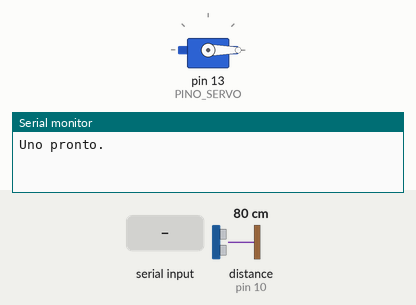
Recording of a sketch running on a simulated Arduino Uno, built with avr-gcc and run on an emulated ATmega328P. Parts: servo, the last lines printed to the serial monitor. Wiring (inferred from the names in the program): ultrasonic range finder: trigger pin 9; echo pin 10. The test bench sets the inputs (shaded band); at power-on: distance to the obstacle (sensor on pin 10) 80 cm. The echo pulse lasts 58.3 µs per cm.

Above: at 1.7 s.
1.8 s: "ABRIR\n" received over the second serial link
At 2.6 s:
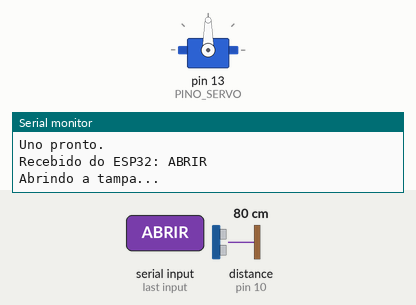
8.0 s: "DIST:12.3\n" received over the second serial link
9.5 s: "1\n" received over the second serial link
Timing chart, 0 to 12.5 s (numbered marks = the images above; inputs shaded):
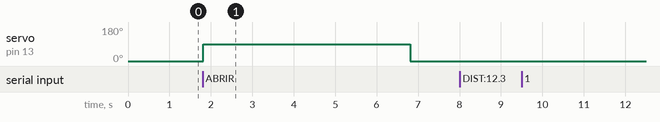

Measured:
- after the input at 1.8 s, servo on pin 13 (PINO_SERVO): 0° → 90° at once, → 0° 5.0 s later

The sketch:

uno_atuador.ino
```cpp
// ============================================================
// Alimentador de cachorro - parte do ARDUINO UNO
//
// O Uno cuida do "corpo" do alimentador:
//   - lê o sensor ultrassônico HC-SR04
//   - move o servo que abre a tampa da garrafa
// e conversa com o ESP32 (que cuida do Wi-Fi e do MQTT) por uma
// porta serial nos pinos D2 e D3.
//
// Mensagens trocadas (texto, uma por linha):
//   ESP32 -> Uno:  ABRIR          pede para soltar ração
//   Uno -> ESP32:  DIST:12.3      distância medida, em cm (a cada 2 s)
//                  ABRINDO        a tampa começou a abrir
//                  FECHADO        a tampa fechou de novo
//
// Bibliotecas: Servo e SoftwareSerial (já vêm com a Arduino IDE).
// ============================================================

#include <Servo.h>
#include <SoftwareSerial.h>

// ---------- Pinos ----------
const int PINO_SERVO = 13;
const int PINO_TRIG  = 9;
const int PINO_ECHO  = 10;
const int PINO_RX    = 2;   // recebe do ESP32 (fio vindo do GPIO 17)
const int PINO_TX    = 3;   // envia ao ESP32 (fio vai ao GPIO 16, pelo divisor)

// ---------- Servo ----------
const int ANGULO_FECHADO = 0;
const int ANGULO_ABERTO  = 90;
const unsigned long TEMPO_ABERTO_MS = 5000;   // tampa aberta por 5 s

// ---------- Sensor ----------
const unsigned long INTERVALO_LEITURA_MS = 2000;  // envia a distância a cada 2 s

SoftwareSerial esp(PINO_RX, PINO_TX);  // porta serial "de software" com o ESP32
Servo servo;

String linha = "";              // junta as letras até chegar o fim da linha
unsigned long ultimaLeitura = 0;

// Mede a distância uma vez, em cm (retorna -1 se não detectar nada)
float medirUmaVez() {
  digitalWrite(PINO_TRIG, LOW);
  delayMicroseconds(2);
  digitalWrite(PINO_TRIG, HIGH);
  delayMicroseconds(10);
  digitalWrite(PINO_TRIG, LOW);

  long duracao = pulseIn(PINO_ECHO, HIGH, 30000);
  if (duracao == 0) {
    return -1;
  }
  return duracao * 0.0343 / 2;
}

// Tenta medir até 3 vezes e devolve a primeira leitura válida (ou -1)
float medirDistancia() {
  for (int tentativa = 0; tentativa < 3; tentativa++) {
    float d = medirUmaVez();
    if (d > 0) return d;
    delay(30);  // o sensor precisa de um intervalo entre medições
  }
  return -1;
}

// Mede e manda a distância ao ESP32 (ex.: "DIST:12.3")
void enviarDistancia() {
  float distancia = medirDistancia();
  if (distancia < 0) {
    Serial.println("Fora de alcance");
    return;  // sem leitura válida, não manda nada
  }
  esp.print("DIST:");
  esp.println(distancia, 1);

  Serial.print("Distancia: ");
  Serial.print(distancia);
  Serial.println(" cm (enviada ao ESP32)");
}

// Abre a tampa por 5 s e fecha, avisando o ESP32 antes e depois.
// O servo só recebe sinal (attach) durante o movimento. Parado, fica sem
// sinal (detach) e não treme quando o Uno envia mensagens pela SoftwareSerial.
void abrirTampa() {
  esp.println("ABRINDO");
  servo.attach(PINO_SERVO);
  Serial.println("Abrindo a tampa...");
  servo.write(ANGULO_ABERTO);
  delay(TEMPO_ABERTO_MS);

  servo.write(ANGULO_FECHADO);
  delay(500);  // tempo para o servo voltar
  servo.detach();
  esp.println("FECHADO");
  Serial.println("Tampa fechada.");

  enviarDistancia();  // nível atualizado logo depois de soltar a ração
}

// Lê as letras que chegaram do ESP32 e junta numa linha
void lerEsp() {
  while (esp.available()) {
    char c = esp.read();
    if (c == '\n') {           // fim da linha: a mensagem está completa
      linha.trim();            // tira o '\r' e espaços
      Serial.print("Recebido do ESP32: ");
      Serial.println(linha);
      if (linha == "ABRIR") {
        abrirTampa();
      }
      linha = "";
    } else {
      linha += c;
      if (linha.length() > 20) linha = "";  // lixo na linha: descarta
    }
  }
}

void setup() {
  Serial.begin(9600);   // Monitor Serial do Uno (USB)
  esp.begin(9600);      // conversa com o ESP32

  servo.attach(PINO_SERVO);   // vai para a posição fechada ao ligar...
  servo.write(ANGULO_FECHADO);
  delay(500);
  servo.detach();             // ...e fica sem sinal até o próximo comando

  pinMode(PINO_TRIG, OUTPUT);
  pinMode(PINO_ECHO, INPUT);

  Serial.println("Uno pronto.");
}

void loop() {
  lerEsp();

  if (millis() - ultimaLeitura >= INTERVALO_LEITURA_MS) {
    ultimaLeitura = millis();
    enviarDistancia();
  }
}
```
